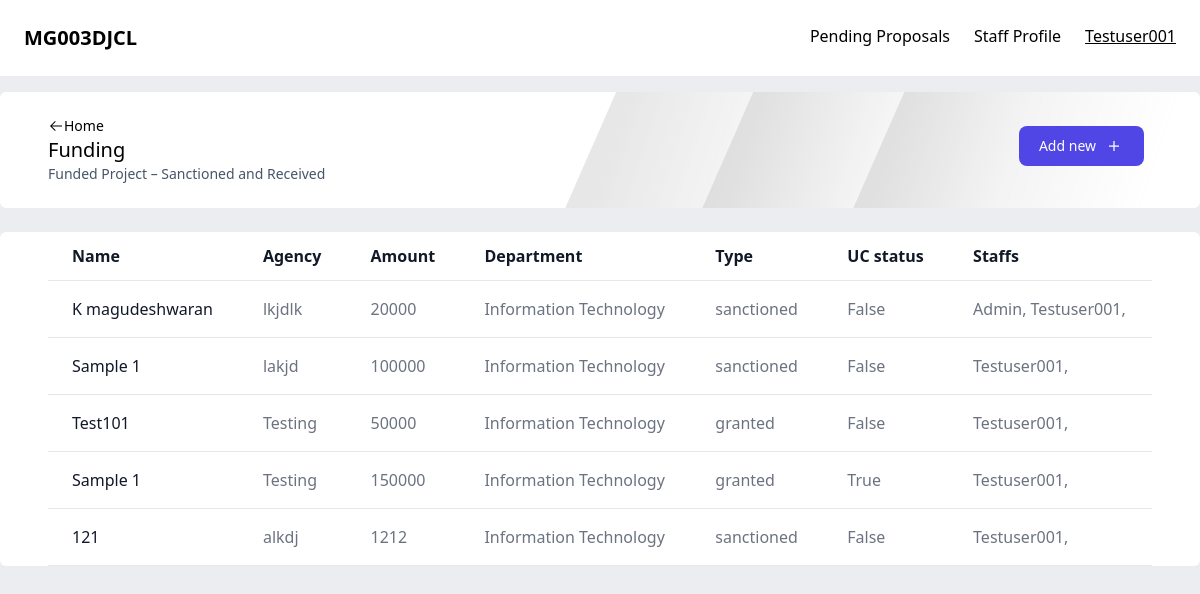
/funding/ (signed in), run on an earlier commit of the app's database.
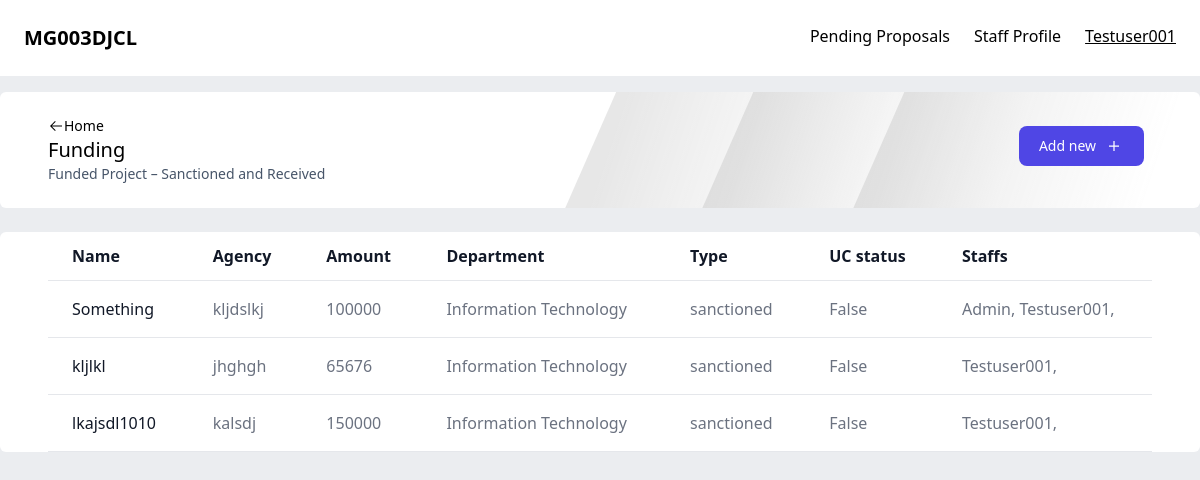
And on a later commit of the database.
### central/models.py (models this page shows)
class consultancy(models.Model):
    categories = [
        ("consultancy", "consultancy"),
        ("funding", "funding")
    ]
    category = models.CharField(max_length=25, choices=categories)
    name = models.CharField(max_length=50, unique=True)
    agency = models.CharField(max_length=50)
    startdate = models.DateField()
    enddate = models.DateField()
    amount = models.PositiveIntegerField()
    staffs = models.ManyToManyField(staff)
    department = models.ForeignKey(department, on_delete=models.SET_NULL, null=True)
    types = [
        ('sanctioned', 'sanctioned'),
        ('granted', 'granted')
    ]
    status = models.CharField(max_length=10, choices=types, blank=True, null=True)
    receivedamount = models.PositiveIntegerField(null=True, blank=True)
    uc = models.BooleanField(default=False, blank=True)
    hodapproval = models.BooleanField(verbose_name="HoD Approval Status", default=False, null=True)
    Controller = models.BooleanField(verbose_name="Controller Approval Status", default=False, null=True)
    def __str__(self):
        return self.name
    class Meta:
        verbose_name = 'Consultancies and fundings'
        verbose_name_plural = 'Consultancies and fundings'

### authentication/models.py (models this page shows)
class department(models.Model):
    name = models.CharField(max_length=50)
    hod = models.OneToOneField('staff', on_delete=models.SET_NULL, null=True, blank=True, related_name='hod')
    def __str__(self):
        return self.name

class staff(AbstractUser):
    dept = models.ForeignKey(department, on_delete=models.CASCADE)
    designation = models.CharField(max_length=20)
    phone = models.CharField(max_length=20)
    designation = models.CharField(max_length=20)
    def __str__(self):
        return self.username

### central/views.py (the view)
# urls.py: path('funding/', ctv.funding),
@login_required(login_url='/signin')
def funding(request):
    fundings = consultancy.objects.filter(staffs=request.user, category='funding')
    print(fundings)
    return render(request, 'central/funding.html', {"objects": fundings})

### central/templates/central/funding.html (shortened to what this page needs)
{% extends 'central/publication.html' %}
{% block header %}
    <p class="text-xl font-medium">Funding</p>
    <p class="text-sm text-slate-600">Funded Project – Sanctioned and Received </p>
{% endblock %}
{% block addurl %}
     /fundingapplication
{% endblock %}
{% block content %}
<table class=" text-left min-h-full text-gray-500 bg-white dark:text-gray-400 rounded-md overflow-x-auto w-full">
    <thead class="border-b text-gray-900 dark:text-gray-400">
        <tr>
            <th scope="col" class="px-6 py-3">
                Name
            </th>
            <th scope="col" class="px-6 py-3">
                Agency
            </th>
            <th scope="col" class="px-6 py-3">
                Amount
            </th>
            <th scope="col" class="px-6 py-3">
                Department
            </th>
            <th scope="col" class="px-6 py-3">
                Type
            </th>
            <th scope="col" class="px-6 py-3">
                UC status
            </th>
            <th scope="col" class="px-6 py-3">
                Staffs
            </th>
        </tr>
    </thead>
    <tbody>
        {% for object in objects %}
        <tr class="border-b">
            <td scope="row" class="hover:underline px-6 py-4 font-medium text-gray-900 whitespace-nowrap">
                <a href="">
                {{object.name}}
                </a>
            </td>
            <td scope="row" class="px-6 py-4">
                <a href="">
                {{object.agency}}
                </a>
            </td>
            <td class="px-6 py-4">
                {{object.amount}}
            </td>
            <td class="px-6 py-4">
                {{object.department}}
            </td>
            <td class="px-6 py-4">
                {{object.status}}
            </td>
            <td class="px-6 py-4">
                {{object.uc}}
            </td>
            <td class="px-6 py-4">
                {% for staff in object.staffs.all %}
                    {{staff}},
                {% endfor %}
            </td>
        </tr>
        {% endfor %}
    </tbody>
    </table>
{% endblock %}

### central/templates/central/nav.html (shortened to what this page needs)
<nav class="flex justify-between p-6 bg-white">
    <div>
         <p class="text-xl font-bold">MG003DJCL</p>
    </div>
    <div class="gap-6 hidden lg:flex">
         <a href="#">Pending Proposals</a>
         <a href="#">Staff Profile</a>
         <p class="font-medium underline">{{request.user}}</p>
    </div>
 </nav>

What changed in the data, as far as the page shows it:
no longer on this page (row edited): consultancy: name "K magudeshwaran", agency "lkjdlk", amount "20000", department "Information Technology", status "sanctioned", uc "False", staff (username "Admin"), staff (username "Testuser001")
no longer on this page (row edited): consultancy: name "Sample 1", agency "lakjd", amount "100000", department "Information Technology", status "sanctioned", uc "False", staff (username "Testuser001")
no longer on this page (row edited): consultancy: name "121", agency "alkdj", amount "1212", department "Information Technology", status "sanctioned", uc "False", staff (username "Testuser001")
changed consultancy: name "Test101" → "Something"; agency "Testing" → "kljdslkj"; amount "50000" → "100000"; status "granted" → "sanctioned"; gains staff (username "Admin")
changed consultancy: name "Sample 1" → "kljlkl"; agency "Testing" → "jhghgh"; amount "150000" → "65676"; status "granted" → "sanctioned"; uc "True" → "False"
now on this page (row edited): consultancy: name "lkajsdl1010", agency "kalsdj", amount "150000", department "Information Technology", status "sanctioned", uc "False", staff (username "Testuser001")
